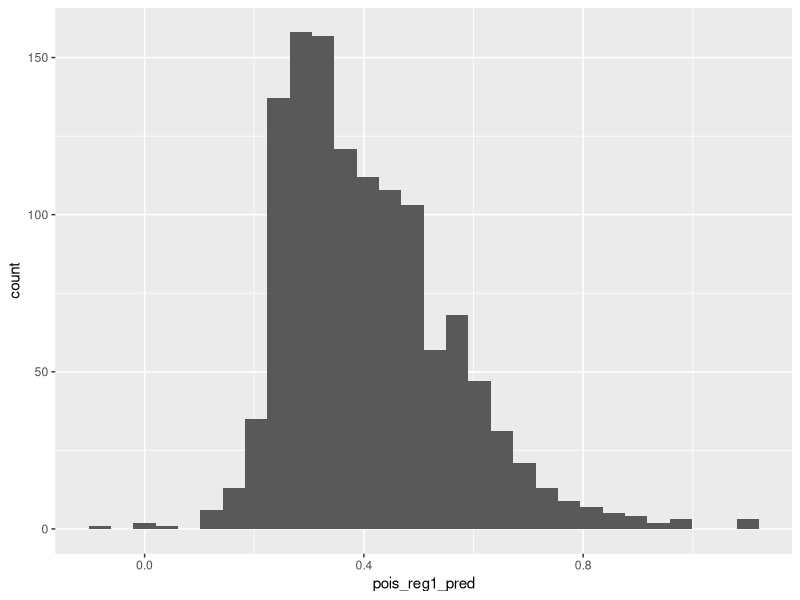
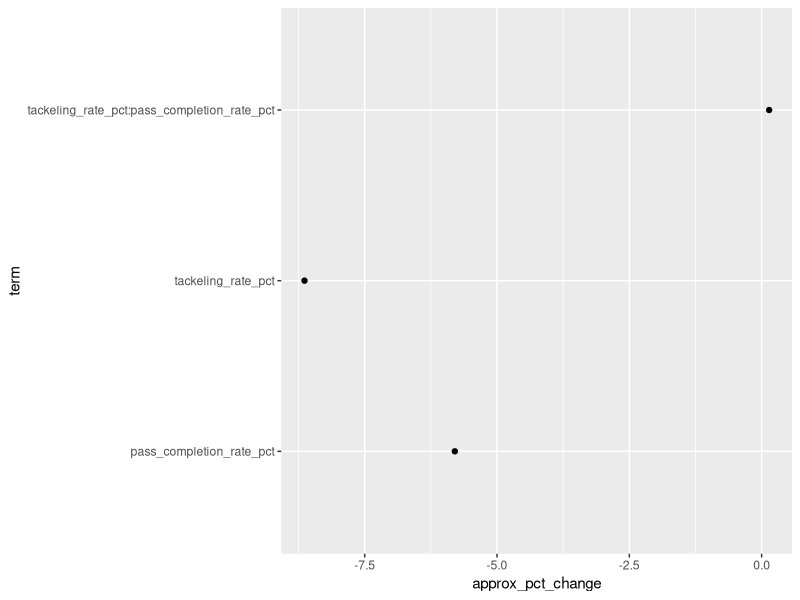
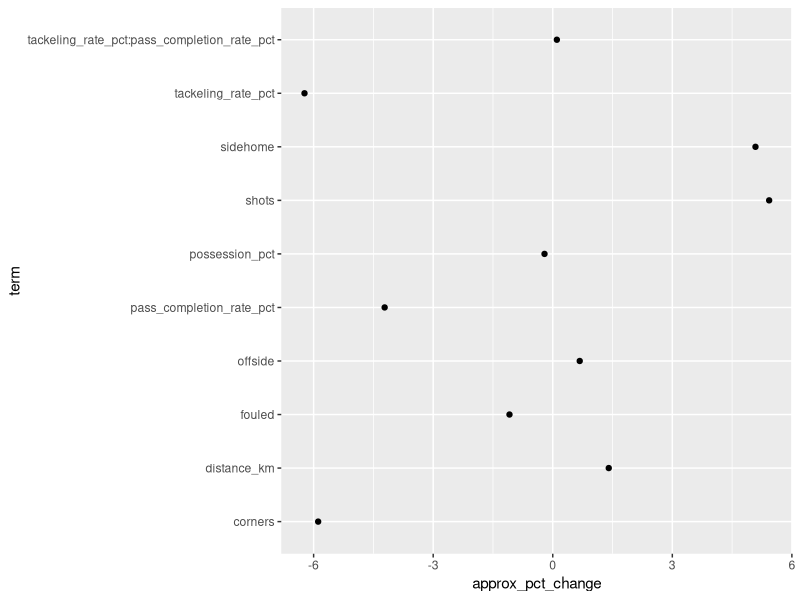

Recreate these plots in R, in order.
## ---- chunk 1
library(tidyverse)
starwars <- starwars
## ---- chunk 2

starwars %>% 
  model.matrix(~ mass + gender, data = .)
# missing values will be removed,
# categorical data will be turned
# into dummy variables

## ---- chunk 3

kicker_data <- read_csv("data/kicker_match_data.csv")

lin_reg1 <- lm(goals ~ tackeling_rate_pct + pass_completion_rate_pct, data = kicker_data)

summary(lin_reg1)

## ---- chunk 4

lin_reg2 <- lm(goals ~ tackeling_rate_pct*pass_completion_rate_pct, data = kicker_data)

summary(lin_reg2)

## ---- chunk 5

pois_reg1 <- glm(
  goals ~ tackeling_rate_pct*pass_completion_rate_pct, 
  data = kicker_data,
  family = poisson(link = "log")
  )

summary(pois_reg1)

## ---- chunk 6

pois_reg1_pred <- predict(pois_reg1)

summary(pois_reg1_pred)

ggplot(data = NULL, # we do not provide a dataset here
       aes(x = pois_reg1_pred)) +
  geom_histogram()

# there are negative values, and
# overall the predictions seem too low

## ---- chunk 7
# The default is to return the linear predictor
# on the scale implied by the link function.
# Use type = "response" to apply the inverse link function...
pois_reg1_pred <- predict(pois_reg1, type = "response")

summary(pois_reg1_pred)
# this makes more sense: predicted expectations
# on the scale of the response variable
## ---- chunk 8
library(broom)
## ---- chunk 9
pois_reg1_coefs <- tidy(pois_reg1)
pois_reg1_coefs
## ---- chunk 10
poisson_coefs <- pois_reg1_coefs %>%
  filter(term != "(Intercept)") %>%
  mutate(approx_pct_change = 100 * (exp(estimate) - 1))
## ---- chunk 11
poisson_coefs %>%
  ggplot(aes(y = term, x = approx_pct_change)) +
  geom_point()
## ---- chunk 12

kicker_data %>% glm(
  goals ~ side + shots + distance_km + possession_pct + 
    corners + fouled + offside + tackeling_rate_pct*pass_completion_rate_pct, 
  data = .,
  family = poisson(link = "log")
  ) %>%
  tidy() %>%
  filter(term != "(Intercept)") %>%
  mutate(approx_pct_change = 100 * (exp(estimate) - 1)) %>%
  ggplot(aes(y = term, x = approx_pct_change)) +
    geom_point()

